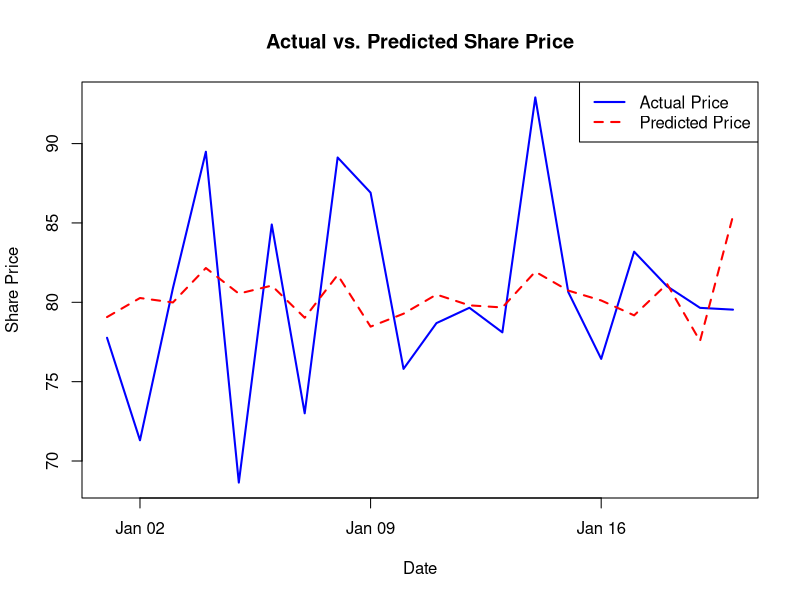

Recreate this plot in R.
set.seed(100)
share_data <- data.frame(
  Date = seq(as.Date("2023-01-01"), by = "days", length.out = 20),
  EarningsPerShare = rnorm(20, mean = 2, sd = 1),
  MarketSentiment = rnorm(20, mean = 5, sd = 2),
  DividendYield = runif(20, min = 1, max = 5),
  SharePrice = 80 + 5* rnorm(20, mean = 0, sd = 1)
)

lm_model <- lm(SharePrice ~ EarningsPerShare + MarketSentiment + DividendYield, data = share_data)
predicted_price <- predict(lm_model, newdata = share_data)

plot(share_data$Date, share_data$SharePrice, type = "l", col = "blue", lty = 1, lwd = 2,
     main = "Actual vs. Predicted Share Price", xlab = "Date", ylab = "Share Price")
lines(share_data$Date, predicted_price, col = "red", lty = 2, lwd = 2)
legend("topright", legend = c("Actual Price", "Predicted Price"), col = c("blue", "red"), lty = 1:2, lwd = 2)